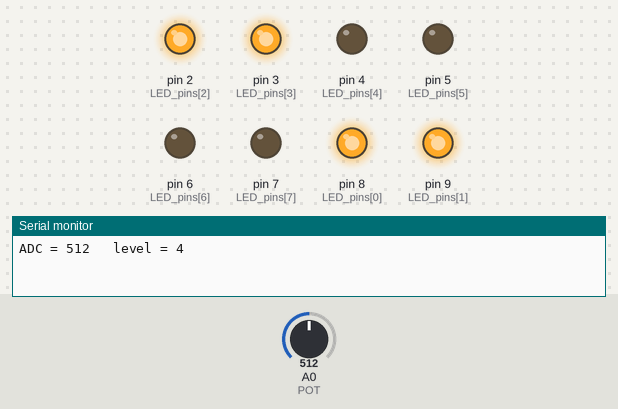
Simulated run of this program. Board: Arduino Uno, built with avr-gcc and run on an emulated ATmega328P. On the bench: output pins drawn as LEDs (lit = HIGH), the last lines printed to the serial monitor. The test bench sets the inputs (shaded band); at power-on: A0 (POT) = 512.

Above: at 1.2 s.
1.3 s: A0 (POT) set to 625
2.8 s: A0 (POT) set to 657
At 4.0 s:
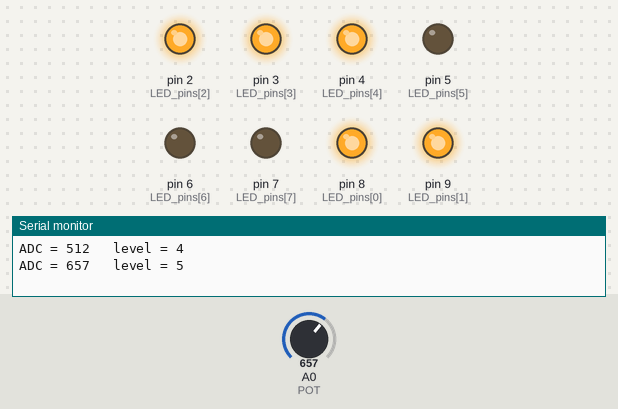
4.3 s: A0 (POT) set to 511
At 5.4 s:
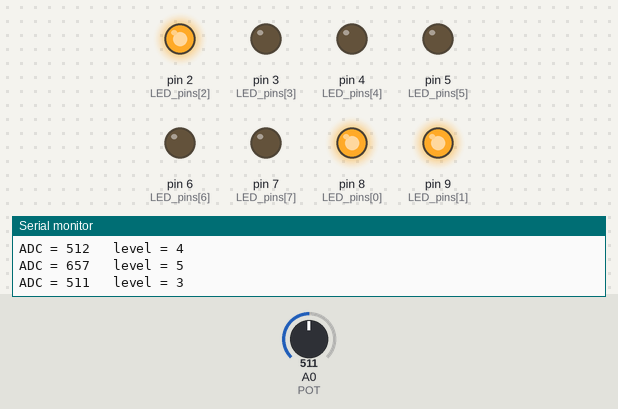
5.8 s: A0 (POT) set to 400
7.3 s: A0 (POT) set to 367
At 7.7 s:
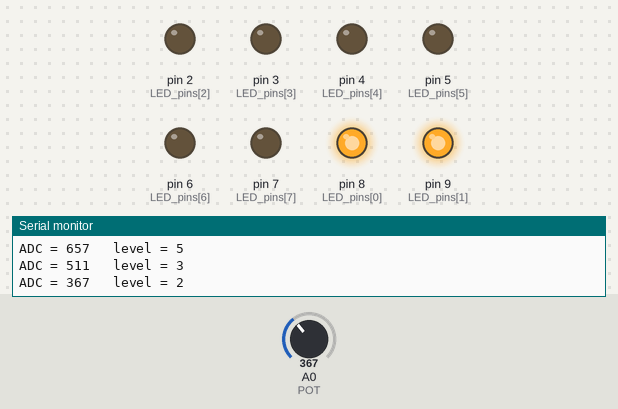
8.8 s: A0 (POT) set to 716
At 10.0 s:
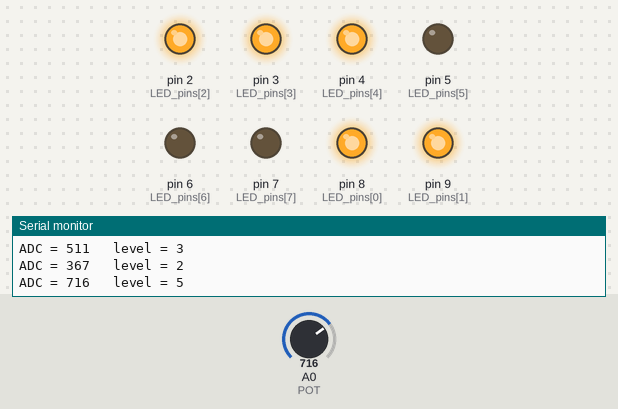
Timing chart, 0 to 11.3 s (numbered marks = the images above; inputs shaded):
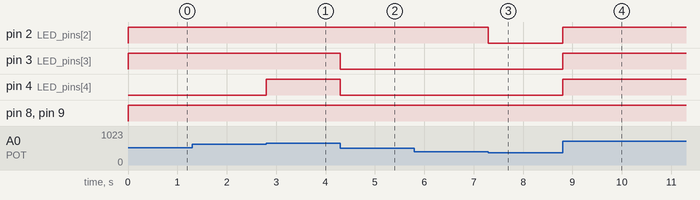

The program:

main.cpp
```cpp
/*=======================================================*/
// LED_bar : 가변저항 값을 LED 8개의 막대 그래프로 표시한다
//
// 교재 6장 실습 6-2. 3장 실습 3-2(50_Bit_Mask)에서 만든 LED 막대를 그대로 쓴다.
// 그때는 정해진 패턴을 내보냈고, 이번에는 ADC 로 읽은 값을 내보낸다.
//
// 연결 (LED 는 저항 220옴을 거쳐 GND 로, 즉 HIGH 에서 켜진다)
//   LED0, LED1 : 8, 9번 핀   (PB0, PB1)
//   LED2~LED7  : 2~7번 핀    (PD2~PD7)
//   가변저항   : 양 끝을 5V·GND, 와이퍼를 A0
//   50_Bit_Mask 와 같은 배선이므로 브레드보드를 그대로 쓸 수 있다.
//
// 막대 값 level(0~8)을 하위 level 비트만 1 인 마스크로 만들어 내보낸다.
//   level = 3  ->  0b00000111
// 같은 일을 레지스터로 쓴 것이 02_AVR_C_Development/01_Digital_IO/30_LED_bar 다.
//
// 선행 학습 : 50_Bit_Mask, 04_ADC/10_AnalogReadSerial
/*=======================================================*/
#include <Arduino.h>

// 비트 i 가 나가는 핀. 50_Bit_Mask 와 같은 배선이다.
const uint8_t LED_pins[] = {8, 9, 2, 3, 4, 5, 6, 7};
const uint8_t LED_COUNT = sizeof(LED_pins) / sizeof(LED_pins[0]);   // 요소 크기로 나눈다

const uint8_t POT = A0;

void showBar(uint8_t level)            // level : 0 ~ 8
{
  for (uint8_t i = 0; i < LED_COUNT; i++) {
    digitalWrite(LED_pins[i], (i < level) ? HIGH : LOW);
  }
}

void setup()
{
  for (uint8_t i = 0; i < LED_COUNT; i++) {
    pinMode(LED_pins[i], OUTPUT);
  }
  Serial.begin(9600);
}

void loop()
{
  static int prevLevel = -1;           // 처음에는 어떤 level 과도 다르다

  int adc = analogRead(POT);
  int level = map(adc, 0, 1023, 0, 8); // 0~1023 을 0~8 로 옮긴다

  if (level != prevLevel) {            // 값이 바뀐 때만 갱신한다
    showBar(level);
    Serial.print("ADC = ");
    Serial.print(adc);
    Serial.print("   level = ");
    Serial.println(level);
    prevLevel = level;
  }
}
```

Measured:
- the behaviour switches between 639 and 640 on A0 (POT) (found by bisection; images 0 and 1)
- the behaviour switches between 384 and 383 on A0 (POT) (found by bisection; images 2 and 3)
- after the input at 1.3 s, every drawn part: stays the same
- after the input at 2.8 s, pin 4 (LED_pins[4]): LOW → HIGH at once
- after the input at 4.3 s, pin 3 (LED_pins[3]), pin 4 (LED_pins[4]): HIGH → LOW at once
- after the input at 5.8 s, every drawn part: stays the same
- after the input at 7.3 s, pin 2 (LED_pins[2]): HIGH → LOW at once
- after the input at 8.8 s, pin 2 (LED_pins[2]), pin 3 (LED_pins[3]), pin 4 (LED_pins[4]): LOW → HIGH at once
